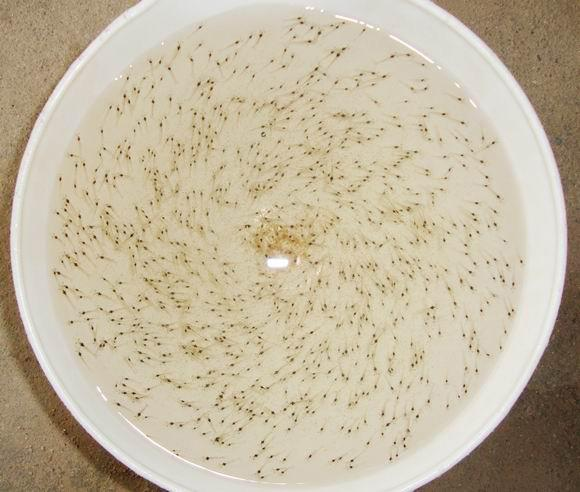
#> input picture xiaomiao.jpg, 580 x 492 px
$ python 09005.py
#> lines starting #> are read from the running program, lines starting #| are printed output that depends on the picture; after the words box and inside, x2 and y2 are one past the last pixel; in counts of white or black regions, pixels touching at a corner belong together
# -*- coding:utf-8 -*-

import cv2
import numpy as np
from matplotlib import pyplot as plt

img = cv2.imread('xiaomiao.jpg', 0)
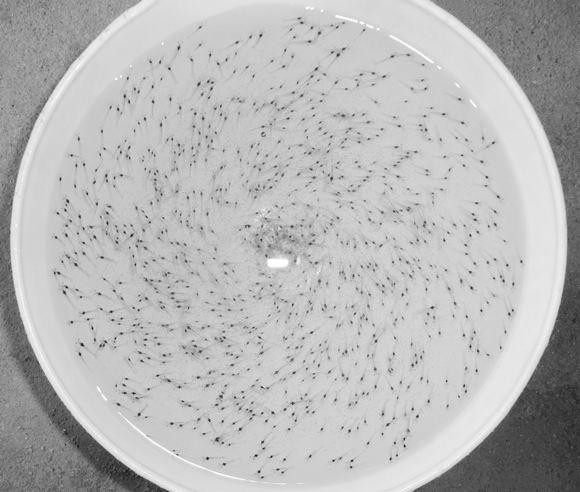
#> img: shape (492, 580); min 7, max 255, mean 184

# 中值滤波
img = cv2.medianBlur(img, 5)
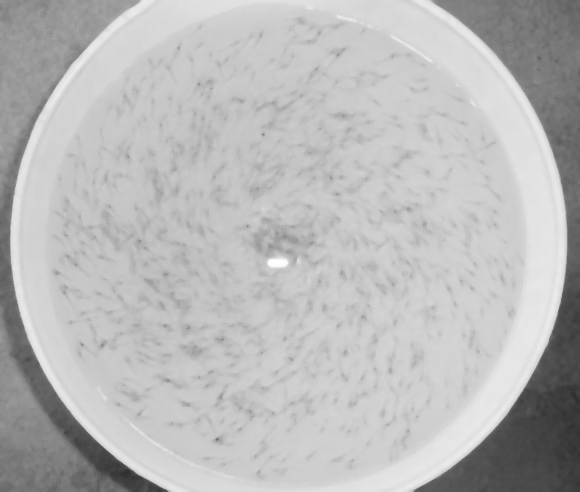
#> img: shape (492, 580); min 46, max 254, mean 185.4

ret, th1 = cv2.threshold(img, 127, 255, cv2.THRESH_BINARY)
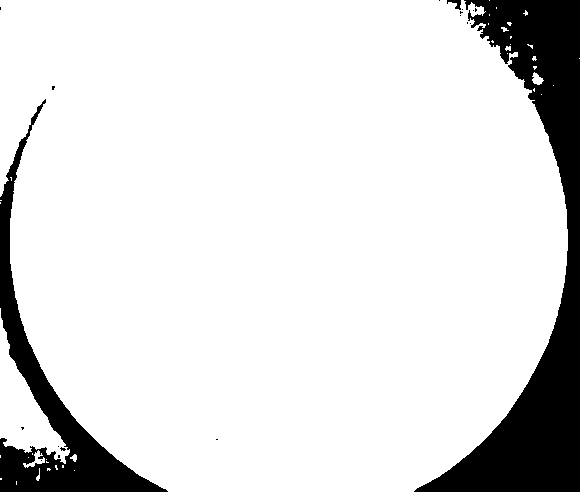
#> th1: shape (492, 580); 87.2% white; 19 black regions (16 under 20 px), largest, box (x1, y1, x2, y2) and area: (414, 0, 580, 492) 25619, (0, 99, 168, 492) 10803, (447, 0, 461, 10) 67
th2 = cv2.adaptiveThreshold(img, 255, cv2.ADAPTIVE_THRESH_MEAN_C, cv2.THRESH_BINARY, 11, 2)
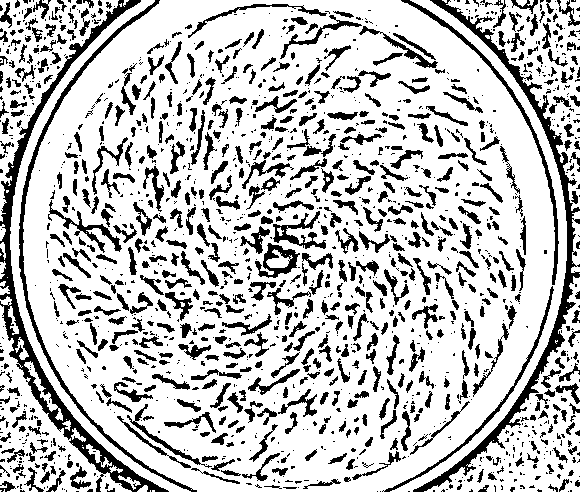
#> th2: shape (492, 580); 76.1% white; 1566 black regions (935 under 20 px), largest, box (x1, y1, x2, y2) and area: (0, 0, 169, 492) 6210, (413, 0, 580, 492) 5003, (19, 0, 197, 492) 2465
th3 = cv2.adaptiveThreshold(img, 255, cv2.ADAPTIVE_THRESH_GAUSSIAN_C, cv2.THRESH_BINARY, 11, 2)
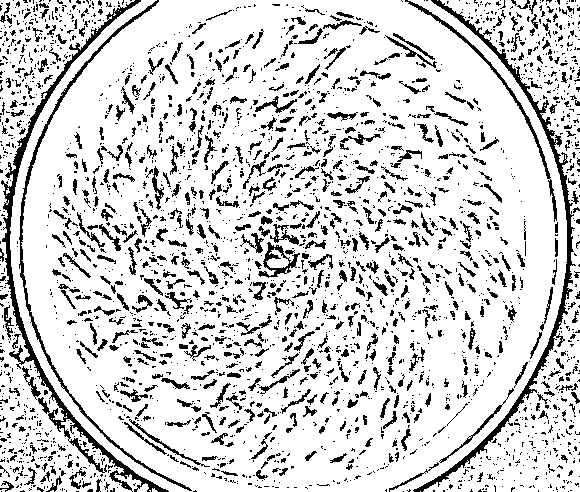
#> th3: shape (492, 580); 83% white; black in thin lines or dots

titles = ['origin', 'global thresh=127', 'adaptive_mean', 'adaptive_gaussian']
imgs = [img, th1, th2, th3]

for i in range(len(imgs)):
    plt.subplot(2, 2, i + 1), plt.imshow(imgs[i], 'gray')
    plt.title(titles[i])
    plt.xticks([]), plt.yticks([])
#> this loop made 4 passes
plt.show()

$ run again, with fb.jpg copied over xiaomiao.jpg
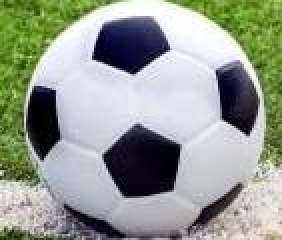
#> input picture fb.jpg, 141 x 120 px (shown 2 times larger)
#> `ret, th1 = cv2.threshold(img, 127, 255, cv2.THRESH_BINARY)`:
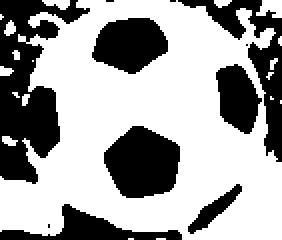
#> th1: shape (120, 141) (shown 2 times larger); 63.8% white; 11 black regions (4 under 20 px), largest, box (x1, y1, x2, y2) and area: (0, 0, 45, 92) 1979, (52, 63, 90, 99) 1026, (89, 0, 141, 81) 1000
#> th2: shape (120, 141); 66% white; 63 black regions (37 under 20 px), largest, box (x1, y1, x2, y2) and area: (83, 0, 141, 91) 957, (46, 8, 85, 37) 728, (52, 62, 90, 99) 720
#> `th3 = cv2.adaptiveThreshold(img, 255, cv2.ADAPTIVE_THRESH_GAUSSIAN_C, ..`:
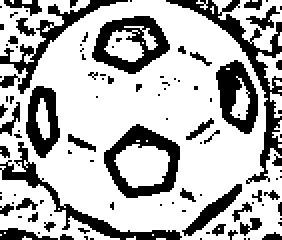
#> th3: shape (120, 141) (shown 2 times larger); 70.8% white; 108 black regions (82 under 20 px), largest, box (x1, y1, x2, y2) and area: (83, 0, 141, 92) 752, (52, 62, 90, 99) 556, (46, 8, 85, 37) 531
#> the loop `for i in range(len(imgs)):` made 4 passes
